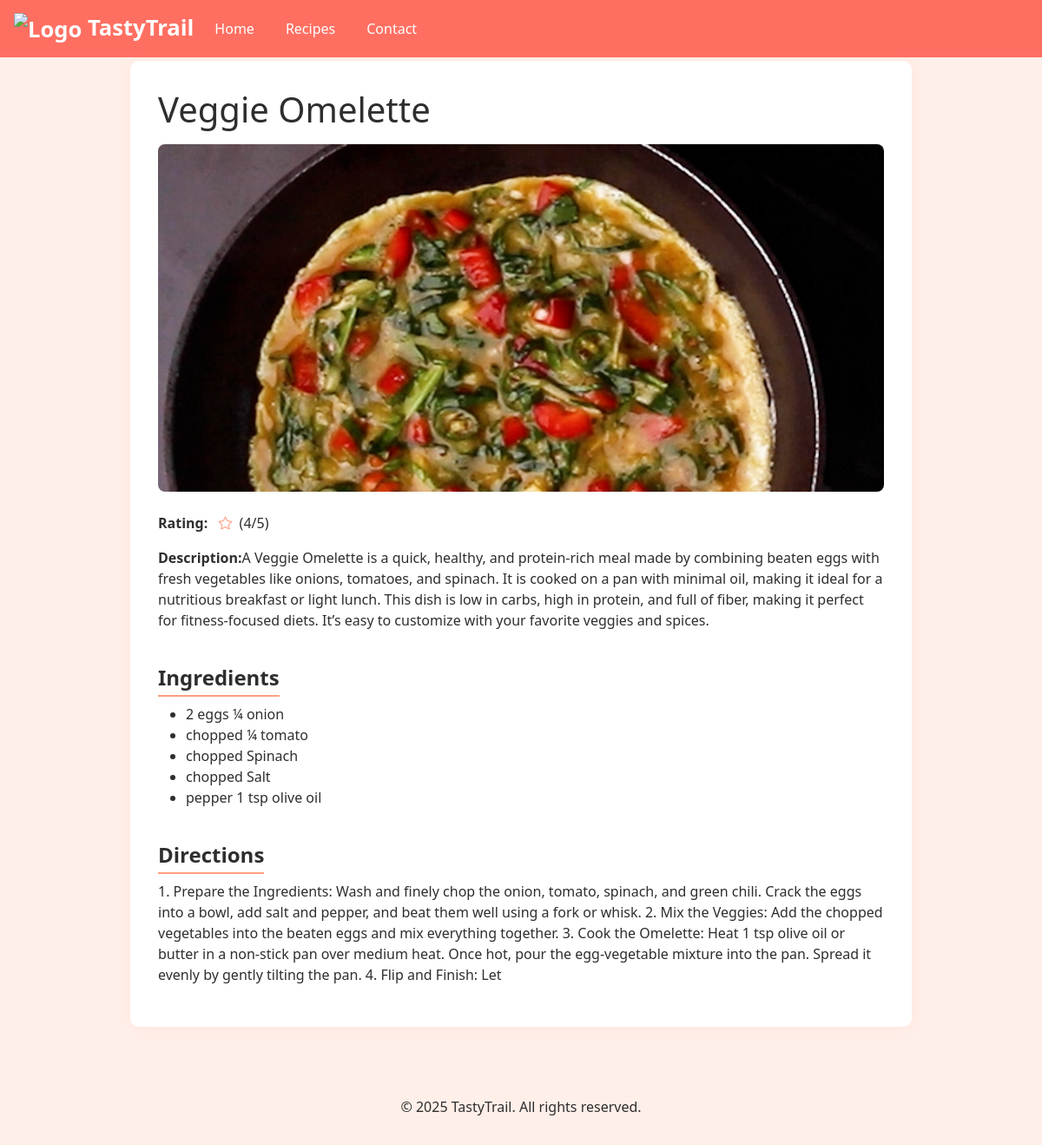
The app's page /recipeview/4 with its own data.
### recipes/models.py (models this page shows)
class RecipesList(models.Model):
    recipe_name = models.CharField(max_length=200,null=False,blank=False)
    recipe_dec = models.CharField(max_length=500,null=False,blank=False)
    recipe_rating = models.IntegerField(null=False,blank=False)
    recipe_directions = models.CharField(max_length=500,null=False,blank=False)
    recipe_ingredients = models.CharField(max_length=500,null=False,blank=False,help_text="Enter a value split by ' , ' ex: <b> nutritional yeast , soya sauce </b> ")
    recipe_img = models.ImageField(upload_to="RecipeImages",blank=True,null=True)
    def __str__(self):
        return self.recipe_name

### recipes/views.py (the view)
# urls.py: path('recipeview/<id>',recipe_view),
def recipe_view(request,id):
    recipes_data = RecipesList.objects.get(id=id)
    ingredients = recipes_data.recipe_ingredients.split(",")
    print(recipes_data)
    print(ingredients)
    return render(request,"recipeView.html",context={"recipes_data":recipes_data,"ingredients":ingredients})

### recipes/templates/recipeView.html (shortened to what this page needs)
<!DOCTYPE html>
<html lang="en">
<head>
  <link href="https://cdn.jsdelivr.net/npm/bootstrap@5.3.3/dist/css/bootstrap.min.css" rel="stylesheet">
  <link href="https://cdn.jsdelivr.net/npm/bootstrap-icons@1.10.5/font/bootstrap-icons.css" rel="stylesheet">
  <link rel="stylesheet" href="/static/recipeview.css">
</head>
<body>
<nav class="navbar navbar-expand-lg navbar-custom fixed-top px-3">
  <a class="navbar-brand" href="#">
    <img src="https://img.icons8.com/ios-filled/40/ffffff/cooking-book.png" alt="Logo" width="36" height="36">
    TastyTrail
  </a>
  <div class="collapse navbar-collapse justify-content-between" id="navbarNav">
    <ul class="navbar-nav">
      <li class="nav-item"><a class="nav-link" href="/">Home</a></li>
      <li class="nav-item"><a class="nav-link" href="/recipelist/">Recipes</a></li>
      <li class="nav-item"><a class="nav-link" href="/contact/">Contact</a></li>
    </ul>
  </div>
</nav>
<div class="recipe-container">
  <h1 class="mb-3">{{recipes_data.recipe_name}}</h1>
  <img src="/media/{{recipes_data.recipe_img }}" alt="Spaghetti Carbonara" class="recipe-image mb-4">
  <div class="rating mb-3">
    <strong>Rating:</strong>
    <span class="ms-2">
      <i class="bi bi-star"></i>
      <span class="ms-1">({{recipes_data.recipe_rating}}/5)</span>
    </span>
  </div>
  <p><strong>Description:</strong>{{recipes_data.recipe_dec }}</p>
  <h4 class="section-title">Ingredients</h4>
  <ul>
    {% for ing in ingredients %}
    <li>{{ing}}</li>
    {% endfor %}
  </ul>
  <h4 class="section-title">Directions</h4>
    <p>{{recipes_data.recipe_directions}}</p>
</div>
<footer>
  <p>&copy; 2025 TastyTrail. All rights reserved.</p>
</footer>
</body>
</html>

### static/recipeview.css (style rules this page uses)
body { padding-top: 70px; background-color: #FFEFE9; color: #2E2E2E; }
.recipe-container { max-width: 900px; margin: 0 auto; padding: 2rem; background: #fff; border-radius: 10px; box-shadow: 0 0 20px rgba(255, 159, 128, 0.1); }
.recipe-image { width: 100%; max-height: 400px; object-fit: cover; border-radius: 8px; }
.rating i { color: #FF9F80; }
.section-title { margin-top: 1.5rem; font-weight: bold; border-bottom: 2px solid #FF9F80; display: inline-block; padding-bottom: 5px; }
footer { text-align: center; margin-top: 4rem; padding: 1rem 0; background-color: #FFEFE9; color: #2E2E2E; }
.navbar-custom { background-color: #FF6F61; }
.navbar-brand { font-weight: bold; font-size: 1.6rem; color: #ffffff !important; }
.navbar-nav .nav-link { color: #ffffff !important; margin-right: 20px; font-weight: 500; }

### records on screen
RecipesList: recipe_name "Veggie Omelette", recipe_img (picture), recipe_rating "4", recipe_dec "A Veggie Omelette is a quick, healthy, and protein-rich meal made by combining beaten eggs with fresh vegetables like onions, tomatoes, and spinach. It is cooked on a pan with minimal oil, making it ideal for a nutritious breakfast or light lunch. This dish is low in carbs, high in protein, and full of fiber, making it perfect for fitness-focused diets. It’s easy to customize with your favorite veggies and spices.", recipe_directions "1. Prepare the Ingredients: Wash and finely chop the onion, tomato, spinach, and green chili. Crack the eggs into a bowl, add salt and pepper, and beat them well using a fork or whisk. 2. Mix the Veggies: Add the chopped vegetables into the beaten eggs and mix everything together. 3. Cook the Omelette: Heat 1 tsp olive oil or butter in a non-stick pan over medium heat. Once hot, pour the egg-vegetable mixture into the pan. Spread it evenly by gently tilting the pan. 4. Flip and Finish: Let"

### other values on screen
{{ ing }} "2 eggs ¼ onion" "chopped ¼ tomato" "chopped Spinach" "chopped Salt" "pepper 1 tsp olive oil"
